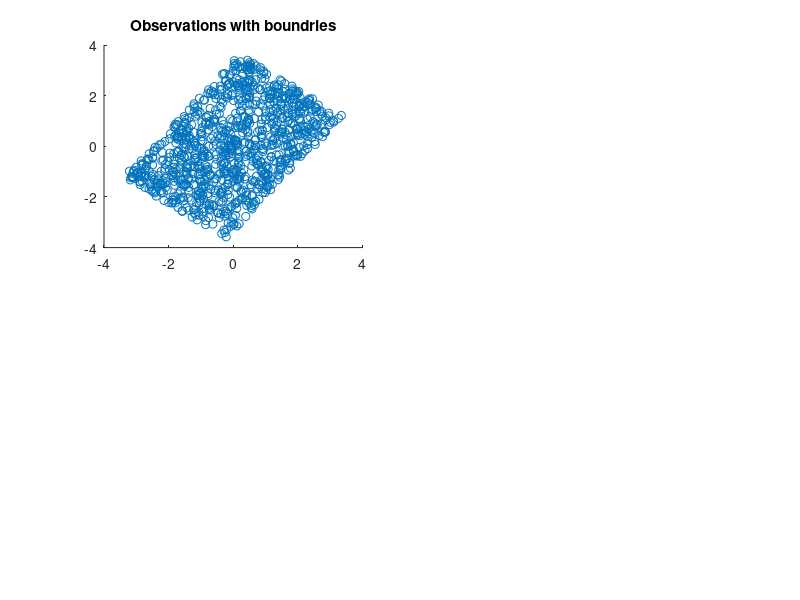

MATLAB code for this plot: (Note: this script raises an error after producing the figure.)
clc,clear,close all;

%% part 1
%% Question 1

subplot(2,2,1);

% creating sources
T=1000;
s_1=(rand(1,T)-0.5)*6;
s_2=(rand(1,T)-0.5)*4;
S=[s_1;s_2];

% creating mixture function
A=[0.6 0.8 ; 0.8 -0.6];

%creating observations
X=A*S;
% plotting observations
scatter(X(1,:),X(2,:));
title('Observations with boundries');

%% Question 2

%extracting mixture function
Sections=40;
A_star=extract_mixture_function(X,Sections);

%% Question 3

subplot(2,2,2);

% adding noise to the sources
S_n(1,:) = awgn(S(1,:),20);
S_n(2,:) = awgn(S(2,:),20);

%creating observations
X_n=A*S_n;

% plotting noisy observations
scatter(X_n(1,:),X_n(2,:));

%extracting mixture function
Sections=40;
A_star_noisy=extract_mixture_function(X_n,Sections);
title('Noisy observations with boundries');

similarity=mean([dot(A(:,1),A_star_noisy(:,1))/(norm(A(:,1))*norm(A_star_noisy(:,1))),dot(A(:,2),A_star_noisy(:,2))/(norm(A(:,2))*norm(A_star_noisy(:,2)))]);

%% Question 4

subplot(2,2,3);

nbins=20;
histogram(X(1,:),nbins);
title('x1 histogram');

%% Question 5

subplot(2,2,4);

nbins=20;
histogram(X(2,:),nbins);
title('x2 histogram');